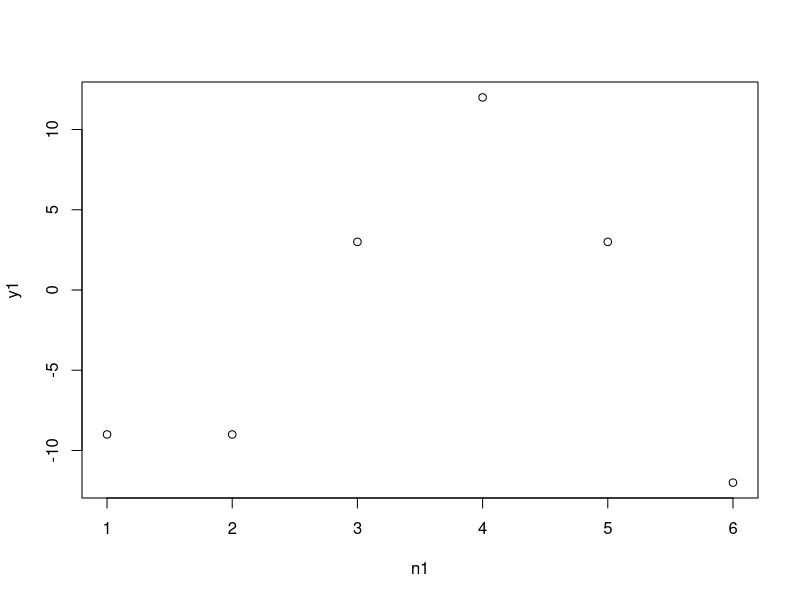
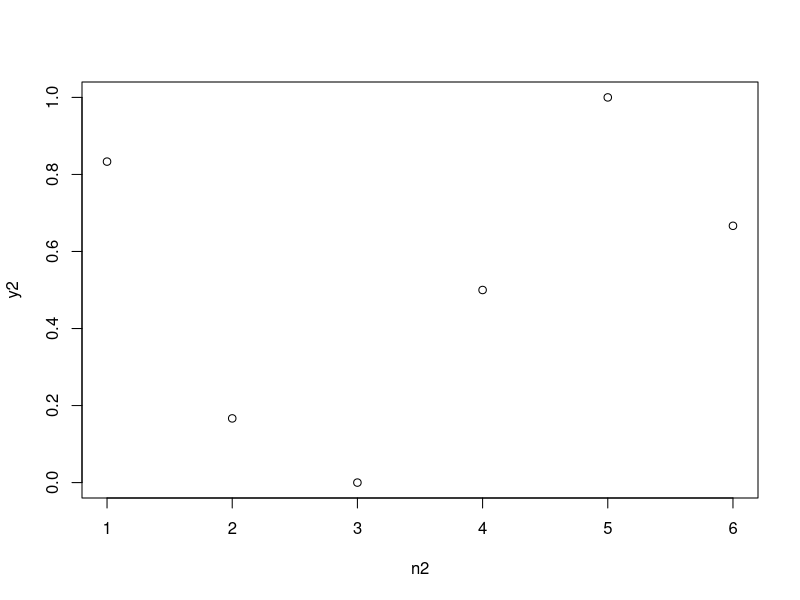
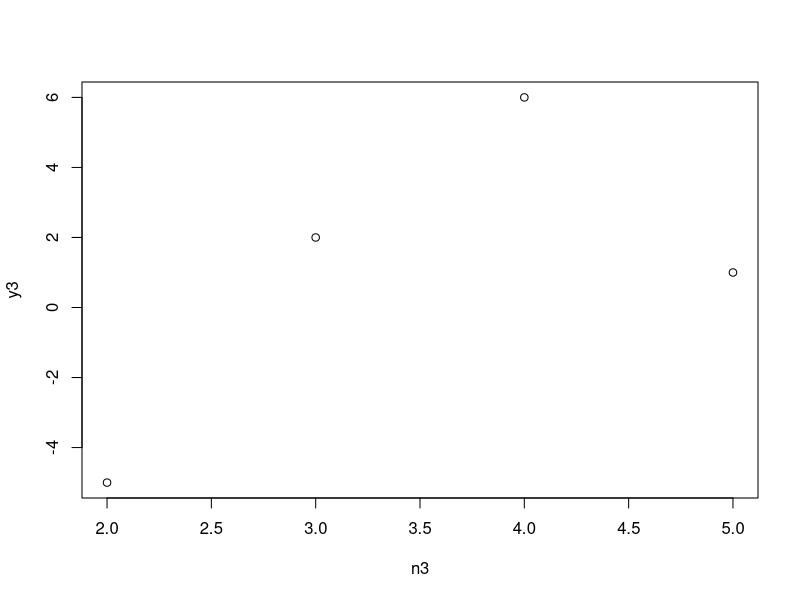

Generate these figures, in order, with R:
x <- c(3.0, 2.0, 0.0, -1.0, 1.0, 3.0, 2.0, -1.0)

y1 <- c(rep(0,6))
y2 <- c(rep(0,6))
y3 <- c(rep(0,4))
n1 <- c(1:6)
n2 <- c(1:6)
n3 <- c(2:5)

for(i in 1:6){
  y1[i] = (-3)* x[i] + 3* x[i+2]  #微分処理
}
plot(n1,y1)

for(i in 1:6){
  y2[i] =1/6 * (x[i]+x[i+1]+x[i+2])  #区間積分処理
}
plot(n2,y2)

for(i in 1:4){
  y3[i] = (-1)*x[i] - x[i+1] +x[i+3]+ x[i+4]  #低域微分処理
}
plot(n3,y3)
